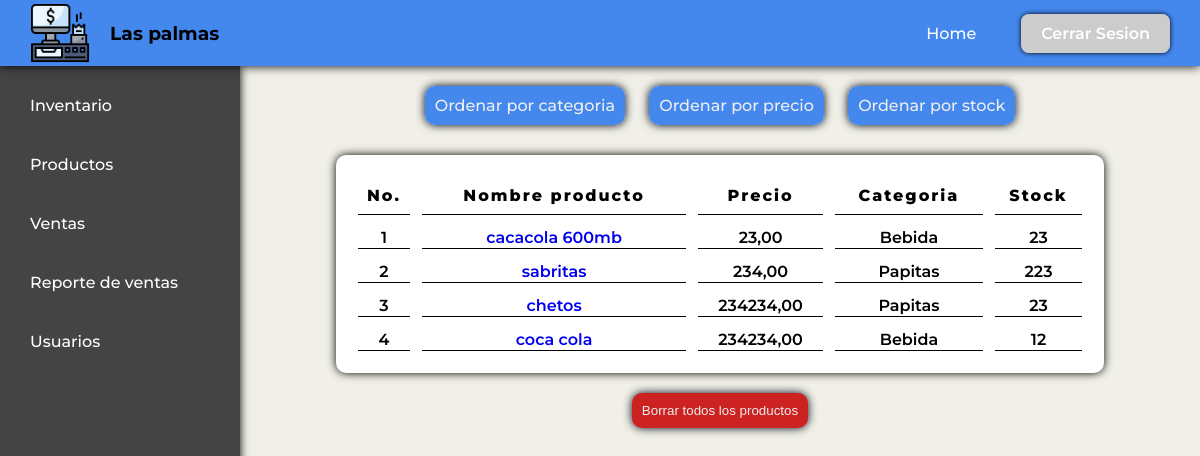
Screenshot of /inventory/?orden=precio (signed in) with the database file from the repository.
### productos/models.py (models this page shows, shortened)
class Producto(models.Model):
    id_unico = models.UUIDField(default=uuid.uuid4, editable=False, unique=True)
    categoria = models.CharField(max_length=100)
    nombre = models.CharField(max_length=200, unique=True)
    precio = models.DecimalField(max_digits=10, decimal_places=2)
    stock = models.IntegerField()
    descripcion = models.TextField(blank=True, null=True)

### core/views.py (the view)
# urls.py: path('inventory/', views.inventory, name='inventory'),
@login_required
def inventory(request):
    orden = request.GET.get('orden', 'nombre')
    if orden == 'precio':
        productos = Producto.objects.all().order_by('precio')  # Orden ascendente
    elif orden == 'categoria':
        productos = Producto.objects.all().order_by('categoria')
    elif orden == 'stock':
        productos = Producto.objects.all().order_by('-stock')  # Orden descendente
    else:
        productos = Producto.objects.all()
    return render(request, 'core/inventory.html', {'productos':productos})

### core/templates/core/inventory.html (shortened to what this page needs)
{% extends 'core/base.html' %}
{% load static %}
{% block css-styles %}
    <link rel="stylesheet" href="{% static 'core/css/inventory-style.css' %}">
{% endblock css-styles %}
{% block content %}
<div class="buttons-container">
  <form action="{% url 'inventory' %}" method="get">
    <a href="?orden=categoria" class="btn-ordenamiento">Ordenar por categoria</a>
    <a href="?orden=precio" class="btn-ordenamiento"> Ordenar por precio</a>
    <a href="?orden=stock" class="btn-ordenamiento">Ordenar por stock</a>
  </form>
</div>
<div class="main-box">
  <div class="table-container">
      <table class="table">
        <thead>
            <tr>
              <th>No.</th>
              <th>Nombre producto</th>
              <th>Precio </th>
              <th>Categoria</th>
              <th>Stock</th>
            </tr>
        </thead>
        <tbody>
          {% for producto in productos %}
            <tr>
              <td>{{ forloop.counter }}</td>
              <td><a href="{% url 'modify_product' producto.id_unico %}">{{producto.nombre}}</a></td>
              <td>{{producto.precio}}</td>
              <td>{{producto.categoria}}</td>
              <td>{{producto.stock}}</td>
            </tr>
          {% endfor %}
        </tbody>
      </table>
    </div>
</div>
<form action="{% url 'delete_all_products' %}" method="post">
  <button type="submit" class="--borrar" >Borrar todos los productos</a>
</form>
{% endblock content %}

### core/static/core/css/base-style.css (style rules this page uses)
body { font-family: "Montserrat",sans-serif; font-weight: 500; box-sizing: border-box; min-height: 100vh; }
body,html { margin: 0; padding: 0; overflow: hidden; }
* { box-sizing: border-box; }

### core/static/core/css/inventory-style.css (style rules this page uses)
body { background-color: #F1F0E8; height: 100%; }
* { box-sizing: border-box; }
.table-container { width: 100%; }
.main-box { display: flex; width: 100%; max-width: 80%; background-color: #fff; margin-top: 40px; box-shadow: 0px 0px 10px #000; border-radius: 10px; margin-bottom: 20px; }
.table { width: 100%; padding: 10px; border-spacing: 12px; }
.table td, th { font-weight: 600; border: none; border-bottom: 1px solid #000; text-align: center; }
th { font-weight: 800; letter-spacing: 2px; }
.table a { text-decoration: none; }
.table th { line-height: 35px; }
.buttons-container { margin: 30px 0px 0px 0px; }
.btn-ordenamiento { padding: 10px; background-color: #48e; outline: none; border-radius: 10px; border: none; box-shadow: 0px 0px 10px #001; margin: 0px 10px; color: #eee; text-decoration: none; }
.--borrar { padding: 10px; background-color: #c22; outline: none; border-radius: 10px; border: none; box-shadow: 0px 0px 10px #001; margin: 0px 10px; color: #eee; text-decoration: none; }

### rows the page displays
Producto: nombre "cacacola 600mb", precio "23,00", categoria "Bebida", stock "23"
Producto: nombre "sabritas", precio "234,00", categoria "Papitas", stock "223"
Producto: nombre "chetos", precio "234234,00", categoria "Papitas", stock "23"
Producto: nombre "coca cola", precio "234234,00", categoria "Bebida", stock "12"
